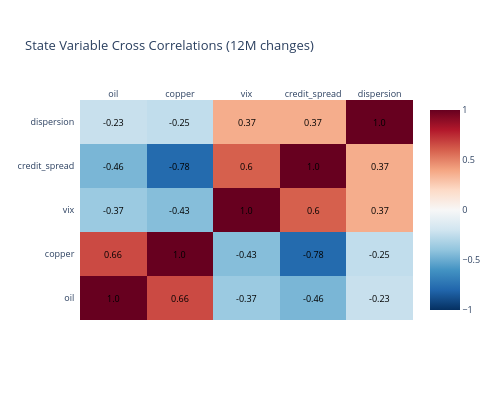

The cell this chart's notebook holds for it:
### Markdown cell above
## 7. State Variable Cross Correlations

Verify that the state variables provide independent information

### Code cell
# State variable correlation matrix
state_corr = state_aligned.corr()

fig = ff.create_annotated_heatmap(
    z=state_corr.values.round(2),
    x=[str(c)[:20] for c in state_corr.columns],
    y=[str(c)[:20] for c in state_corr.index],
    colorscale='RdBu_r',
    zmin=-1, zmax=1,
    showscale=True,
    font_colors=['black']
)
fig.update_layout(
    title='State Variable Cross Correlations (12M changes)',
    height=max(400, len(state_corr) * 50),
    width=max(500, len(state_corr) * 50),
    font=dict(size=9)
)
fig.show()

# Average absolute correlation
upper_tri = state_corr.where(np.triu(np.ones(state_corr.shape), k=1).astype(bool))
avg_abs = upper_tri.abs().stack().mean()
print(f'\nAverage absolute cross correlation: {avg_abs:.2f}')

### Figure 1 — Plotly figure (JSON) as saved in the notebook; plotly's stock layout.template omitted (floating-point values rounded to 4 significant figures)
{"data": [{"colorscale": [[0, "rgb(5,48,97)"], [0.1, "rgb(33,102,172)"], [0.2, "rgb(67,147,195)"], [0.3, "rgb(146,197,222)"], [0.4, "rgb(209,229,240)"], [0.5, "rgb(247,247,247)"], [0.6, "rgb(253,219,199)"], [0.7, "rgb(244,165,130)"], [0.8, "rgb(214,96,77)"], [0.9, "rgb(178,24,43)"], [1, "rgb(103,0,31)"]], "reversescale": false, "showscale": true, "type": "heatmap", "x": ["oil", "copper", "vix", "credit_spread", "dispersion"], "y": ["oil", "copper", "vix", "credit_spread", "dispersion"], "z": [[1.0, 0.66, -0.37, -0.46, -0.23], [0.66, 1.0, -0.43, -0.78, -0.25], [-0.37, -0.43, 1.0, 0.6, 0.37], [-0.46, -0.78, 0.6, 1.0, 0.37], [-0.23, -0.25, 0.37, 0.37, 1.0]], "zmax": 1, "zmin": -1}], "layout": {"annotations": [{"font": {"color": "black"}, "showarrow": false, "text": "1.0", "x": "oil", "xref": "x", "y": "oil", "yref": "y"}, {"font": {"color": "black"}, "showarrow": false, "text": "0.66", "x": "copper", "xref": "x", "y": "oil", "yref": "y"}, {"font": {"color": "black"}, "showarrow": false, "text": "-0.37", "x": "vix", "xref": "x", "y": "oil", "yref": "y"}, {"font": {"color": "black"}, "showarrow": false, "text": "-0.46", "x": "credit_spread", "xref": "x", "y": "oil", "yref": "y"}, {"font": {"color": "black"}, "showarrow": false, "text": "-0.23", "x": "dispersion", "xref": "x", "y": "oil", "yref": "y"}, {"font": {"color": "black"}, "showarrow": false, "text": "0.66", "x": "oil", "xref": "x", "y": "copper", "yref": "y"}, {"font": {"color": "black"}, "showarrow": false, "text": "1.0", "x": "copper", "xref": "x", "y": "copper", "yref": "y"}, {"font": {"color": "black"}, "showarrow": false, "text": "-0.43", "x": "vix", "xref": "x", "y": "copper", "yref": "y"}, {"font": {"color": "black"}, "showarrow": false, "text": "-0.78", "x": "credit_spread", "xref": "x", "y": "copper", "yref": "y"}, {"font": {"color": "black"}, "showarrow": false, "text": "-0.25", "x": "dispersion", "xref": "x", "y": "copper", "yref": "y"}, {"font": {"color": "black"}, "showarrow": false, "text": "-0.37", "x": "oil", "xref": "x", "y": "vix", "yref": "y"}, {"font": {"color": "black"}, "showarrow": false, "text": "-0.43", "x": "copper", "xref": "x", "y": "vix", "yref": "y"}, {"font": {"color": "black"}, "showarrow": false, "text": "1.0", "x": "vix", "xref": "x", "y": "vix", "yref": "y"}, {"font": {"color": "black"}, "showarrow": false, "text": "0.6", "x": "credit_spread", "xref": "x", "y": "vix", "yref": "y"}, {"font": {"color": "black"}, "showarrow": false, "text": "0.37", "x": "dispersion", "xref": "x", "y": "vix", "yref": "y"}, {"font": {"color": "black"}, "showarrow": false, "text": "-0.46", "x": "oil", "xref": "x", "y": "credit_spread", "yref": "y"}, {"font": {"color": "black"}, "showarrow": false, "text": "-0.78", "x": "copper", "xref": "x", "y": "credit_spread", "yref": "y"}, {"font": {"color": "black"}, "showarrow": false, "text": "0.6", "x": "vix", "xref": "x", "y": "credit_spread", "yref": "y"}, {"font": {"color": "black"}, "showarrow": false, "text": "1.0", "x": "credit_spread", "xref": "x", "y": "credit_spread", "yref": "y"}, {"font": {"color": "black"}, "showarrow": false, "text": "0.37", "x": "dispersion", "xref": "x", "y": "credit_spread", "yref": "y"}, {"font": {"color": "black"}, "showarrow": false, "text": "-0.23", "x": "oil", "xref": "x", "y": "dispersion", "yref": "y"}, {"font": {"color": "black"}, "showarrow": false, "text": "-0.25", "x": "copper", "xref": "x", "y": "dispersion", "yref": "y"}, {"font": {"color": "black"}, "showarrow": false, "text": "0.37", "x": "vix", "xref": "x", "y": "dispersion", "yref": "y"}, {"font": {"color": "black"}, "showarrow": false, "text": "0.37", "x": "credit_spread", "xref": "x", "y": "dispersion", "yref": "y"}, {"font": {"color": "black"}, "showarrow": false, "text": "1.0", "x": "dispersion", "xref": "x", "y": "dispersion", "yref": "y"}], "font": {"size": 9}, "height": 400, "title": {"text": "State Variable Cross Correlations (12M changes)"}, "width": 500, "xaxis": {"dtick": 1, "gridcolor": "rgb(0, 0, 0)", "side": "top", "ticks": ""}, "yaxis": {"dtick": 1, "ticks": "", "ticksuffix": "  "}}}
